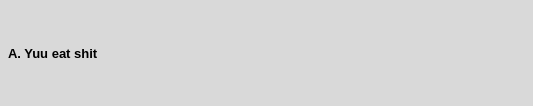
<?xml version="1.0" encoding="UTF-8"?>
<ui version="4.0">
 <class>Form</class>
 <widget class="QWidget" name="Form">
  <property name="geometry">
   <rect>
    <x>0</x>
    <y>0</y>
    <width>533</width>
    <height>106</height>
   </rect>
  </property>
  <property name="minimumSize">
   <size>
    <width>533</width>
    <height>106</height>
   </size>
  </property>
  <property name="maximumSize">
   <size>
    <width>533</width>
    <height>106</height>
   </size>
  </property>
  <property name="windowTitle">
   <string>Form</string>
  </property>
  <widget class="QLabel" name="Answer_a">
   <property name="geometry">
    <rect>
     <x>0</x>
     <y>0</y>
     <width>533</width>
     <height>106</height>
    </rect>
   </property>
   <property name="font">
    <font>
     <pointsize>10</pointsize>
     <weight>75</weight>
     <bold>true</bold>
    </font>
   </property>
   <property name="cursor">
    <cursorShape>PointingHandCursor</cursorShape>
   </property>
   <property name="styleSheet">
    <string notr="true">#Answer_a{
	background-color: rgb(217, 217, 217);
	padding-left:5px;
}
#Answer_a::hover{
	background-color: rgb(168, 168, 168);
}</string>
   </property>
   <property name="text">
    <string>A. Yuu eat shit </string>
   </property>
  </widget>
 </widget>
 <resources/>
 <connections/>
</ui>
